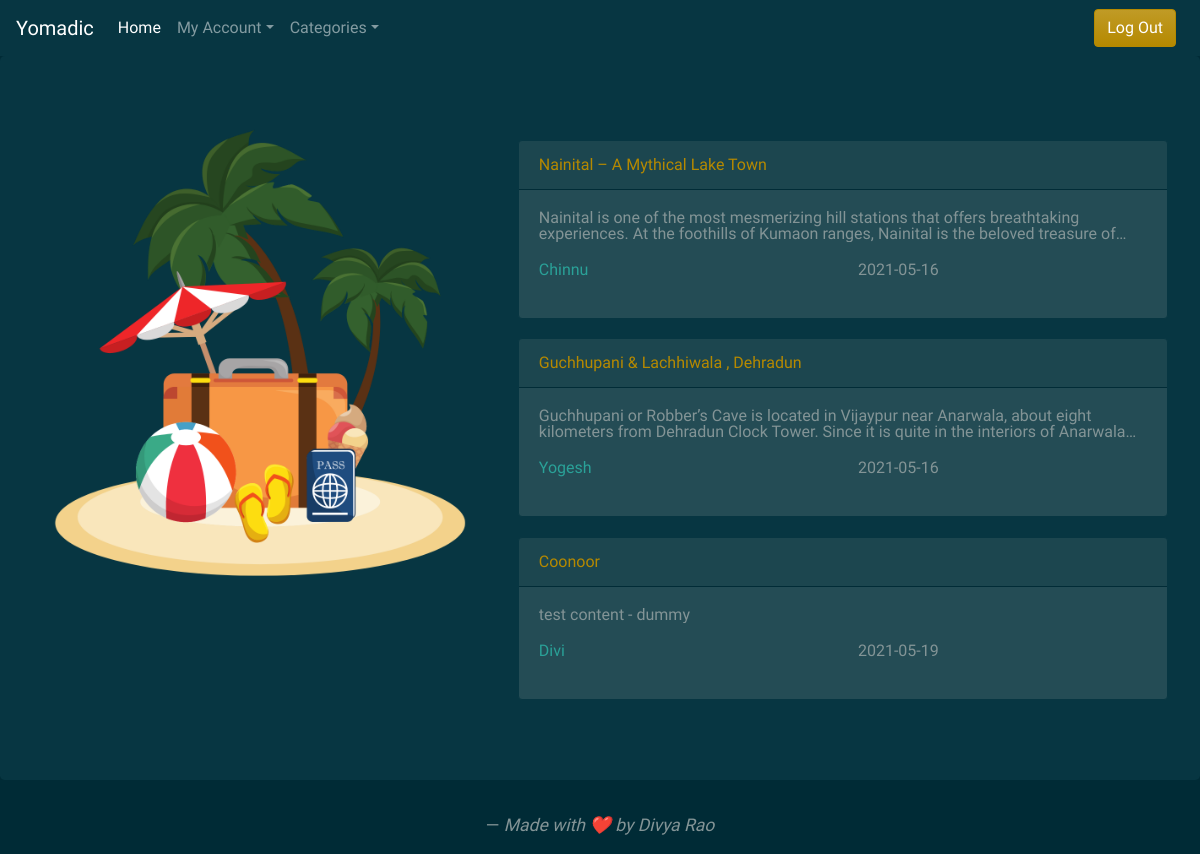
Screenshot of /Travel (signed in) with the database file from the repository.
### flaskapp/models.py (models this page shows, shortened)
class Post(db.Model):
    id = db.Column(db.Integer, primary_key=True)
    title = db.Column(db.String(100), nullable=False)
    date_posted = db.Column(db.DateTime, nullable=False, default=datetime.utcnow)
    content = db.Column(db.Text, nullable=False)
    category = db.Column(db.String(200),nullable=False )
    user_id = db.Column(db.Integer, db.ForeignKey('user.id'), nullable=False)

class User(db.Model , UserMixin):
    id = db.Column(db.Integer, primary_key=True)
    username = db.Column(db.String(20), unique=True, nullable=False)
    email = db.Column(db.String(120), unique=True, nullable=False)
    image_file = db.Column(db.String(20), nullable=False, default='default.png')
    password = db.Column(db.String(60), nullable=False)
    posts = db.relationship('Post', backref='author', lazy=True)

### flaskapp/routes.py (the view)
@application.route("/Travel" ,  methods=['GET'])
@login_required
def Travel():
    posts = Post.query.filter_by(category = 'Travel')
    image_file = url_for('static', filename='/assets/' + '7.png')
    return render_template('myPosts.html' , posts=posts ,image_file = image_file)

### flaskapp/models.py (called while the page is built)
@login_manager.user_loader
def load_user(user_id):
    return User.query.get(int(user_id))

### flaskapp/templates/myPosts.html
{% extends "layout.html" %} {% block content %}
<div class="jumbotron">
    <div class="row">
        <div class="col-lg-5">
            <img src="{{ image_file }}" class="img-responsive" style="width:100%">
        </div>
        <div class="col-lg-7">
            {% for post in posts %}
            <div class="card border-dark mb-3" style="max-width: 50rem; margin-top:3%">
                <a class="card-header text-primary" href="{{ url_for('post', post_id=post.id) }}">{{ post.title }}</a>
                <div class="card-body">
                    <p class="card-text" style=" word-break: break-word;
                overflow: hidden;
                text-overflow: ellipsis;
                display: -webkit-box;
                line-height: 16px; /* fallback */
                max-height: 32px; /* fallback */
                -webkit-line-clamp: 2; /* number of lines to show */
                -webkit-box-orient: vertical;">{{ post.content }}</p>
                    <div class="row">
                        <div class="col">
                            <p class="text-success">{{ post.author.username }}</p>
                        </div>
                        <div class="col">
                            <p>{{ post.date_posted.strftime('%Y-%m-%d') }}</p>
                        </div>
                    </div>
                </div>
            </div>
            {% endfor %}
        </div>
    </div>
</div>
{% endblock content %}

### rows the page displays
Post: title "Nainital – A Mythical Lake Town", content "Nainital is one of the most mesmerizing hill stations that offers breathtaking experiences. At the foothills of Kumaon ranges, Nainital is the beloved treasure…", author.username "Chinnu", date_posted "2021-05-16"
Post: title "Guchhupani & Lachhiwala , Dehradun", content "Guchhupani or Robber’s Cave is located in Vijaypur near Anarwala, about eight kilometers from Dehradun Clock Tower. Since it is quite in the interiors of…", author.username "Yogesh", date_posted "2021-05-16"
Post: title "Coonoor", content "test content - dummy", author.username "Divi", date_posted "2021-05-19"
